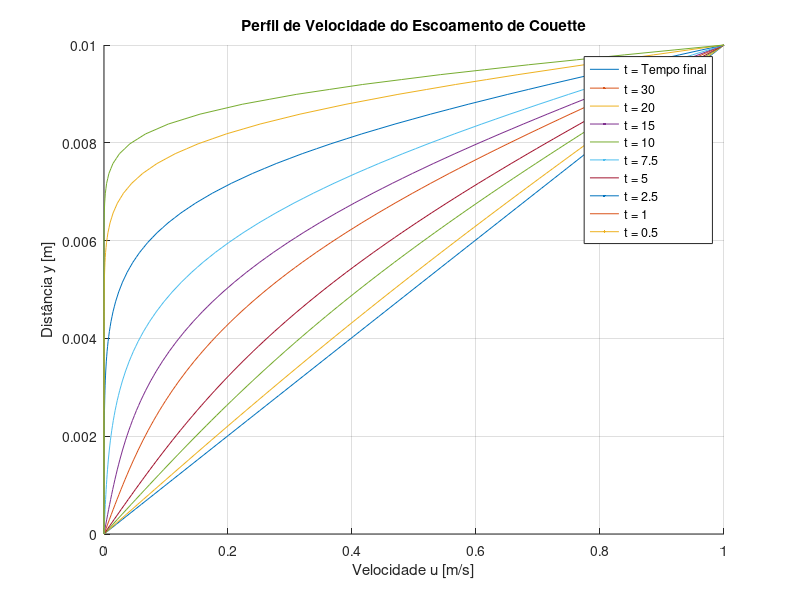
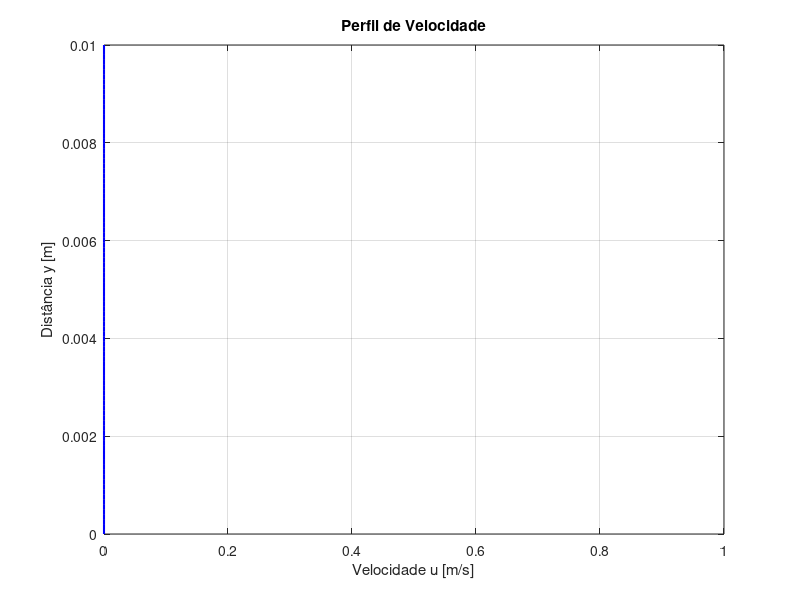

These charts were generated, in order, by the following MATLAB code: (Note: this script raises an error after producing the figures.)
% Solução Explicita do escoamento de Couette plano unidimensional ABEL

clc; clear all; close all;

%% Modelo computacional Explícito:

% Parâmetros de entrada
tic
h = 0.01;     % Distância entre as duas placas [m]
N = 100;      % Numero de nós da malha
Nu = 1e-6;    % Viscosidade cinemática da água [m^2/s]
CFL = 0.5;

% Condições de contorno e de valor inicial

V0 = 0;  %[m/s]
Vf = 1;  %[m/s]
t0 = 0;  %[s]
tf = 60; %[s]

% Criação da malha na extensão do domínio

dy = h/(N-1);          % Distância de um nó ao outro na malha
dt = CFL*(dy^2)/Nu;    % Cálculo do valor do passo de tempo dt (fórmula)
y = linspace (0,h,N);  % Vetor dos intervalos do espaço
Nt = ceil((tf-t0)/dt); % Número total de passos de tempo

% Condição de estabilidade

if dt > CFL*(dy^2)/Nu
    error('O programa não atinge convergência numérica.');
end

%Implementação do modelo matemático

u = zeros(N,Nt); % Pré inicialização da matriz velocidade
u(1,:) = V0;     % Na linha 1 todos elementos são 0
u(N,:) = Vf;     % Na linha N todos os elementos são 1
u(:,1) = t0;     % Coluna 1 todos elementos são igual a 0


%Looping principal que dá resultados de velocidade a cada posição da matriz
for n = 1:Nt-1
    for i=2:N-1
        u(i,n+1) = u(i,n) + Nu*(dt/dy^2)*(u(i+1,n)-2*u(i,n)+u(i-1,n));
        %Obs: Na formula de cima foi necessária uma adaptação pois os
        %valores dos indices devem ser positivos
    end
end

%Isso é para na hora de plotar, o plot ser com a altura da placa
t1 = u(:,ceil(tf/dt));
t2 = u(:,ceil(30/dt));
t3 = u(:,ceil(20/dt));
t4 = u(:,ceil(15/dt));
t5 = u(:,ceil(10/dt));
t6 = u(:,ceil(7.5/dt));
t7 = u(:,ceil(5/dt));
t8 = u(:,ceil(2.5/dt));
t9 = u(:,ceil(1/dt));
t10 = u(:,ceil(0.5/dt));

% Vetor que armazena uma amostra das velocidades na
% posicao N-1 ao longo dos diferentes tempos
evolve = u(N-1,:);

%Vetor com Nt valores
aux = linspace(0,tf,Nt);

%% Plotar resultado

%Evolução dos perfis de velocidade:
% figure('Position', [100 100 1200 500]);
% subplot(1,2,1);
hold on
plot(t1,y,LineWidth=1.5);
plot(t2,y,LineWidth=1.5);
plot(t3,y,LineWidth=1.5);
plot(t4,y,LineWidth=1.5);
plot(t5,y,LineWidth=1.5);
plot(t6,y,LineWidth=1.5);
plot(t7,y,LineWidth=1.5);
plot(t8,y,LineWidth=1.5);
plot(t9,y,LineWidth=1.5);
plot(t10,y,LineWidth=1.5);
legend("t = Tempo final","t = 30","t = 20","t = 15","t = 10", ...
    "t = 7.5","t = 5","t = 2.5","t = 1","t = 0.5",'Location','best');
xlabel('Velocidade u [m/s]');
ylabel('Distância y [m]');
title('Perfil de Velocidade do Escoamento de Couette');
grid on;
axis([0 1 0 0.01]);
hold off

% % Evolução das velocidades na posição N-1 ao longo do tempo
% subplot(1,2,2);
% plot(aux,evolve,LineWidth=1.5);
% grid on;
% xlabel('Tempo total de simulação [s]');
% ylabel('Velocidade u [m/s]');
% title('Evolução da velocidade em um mesmo ponto ao longo dos tempos');

tempo_execucao = toc; % Calcula o tempo de execução
fprintf('Tempo real de execução: %.6f segundos\n', tempo_execucao);

% Animação do perfil de velocidade ao longo do tempo
fig = figure('Name','Animação do Perfil de Velocidade','Position',[100 100 600 500]);

ax  = axes('Parent',fig);
hLn = plot(ax,u(:,1),y,'b','LineWidth',1.5);   % só cria 1 vez
xlabel(ax,'Velocidade u [m/s]');
ylabel(ax,'Distância y [m]');
title(ax,'Perfil de Velocidade');
axis(ax,[0 1 0 h]);
grid(ax,'on');

pauseTime = 0.02;   % 0,15 s ≈ 6–7 fps (ajuste a gosto)

for n = 1:10:Nt
    if ~isvalid(fig); break;
    end
    set(hLn,'XData',u(:,n));  % atualiza a linha
    title(ax,sprintf('Perfil de Velocidade – Tempo = %.2f s',(n)*dt));
    drawnow
    pause(pauseTime);         % controla a velocidade
end

% Animação do perfil de velocidade ao longo do tempo e Gravação MP4

% Configuração do objeto VideoWriter
nome_video = 'Animacao_Escoamento_Couette.mp4';
v = VideoWriter(nome_video, 'MPEG-4');
v.FrameRate = 30; % Define a taxa de quadros (fps). Ajuste conforme a fluidez desejada.
open(v); % Abre o arquivo de vídeo para gravação

fig = figure('Name','Animação do Perfil de Velocidade','Position',[100 100 600 500]);

ax  = axes('Parent',fig);
hLn = plot(ax,u(:,1),y,'b','LineWidth',1.5);   % Inicializa a curva do perfil
xlabel(ax,'Velocidade u [m/s]');
ylabel(ax,'Distância y [m]');
title(ax,'Perfil de Velocidade');
axis(ax,[0 1 0 h]);
grid(ax,'on');

% Note que a função pause() foi removida. O VideoWriter já dita a velocidade 
% do arquivo final a partir do parâmetro v.FrameRate e do salto no loop (1:10:Nt).

for n = 1:10:Nt
    if ~isvalid(fig)
        break; 
    end
    
    set(hLn,'XData',u(:,n));  % Atualiza os dados vetoriais da linha
    title(ax,sprintf('Perfil de Velocidade – Tempo = %.2f s',(n)*dt));
    drawnow;
    
    % Captura o quadro atual da figura e escreve no objeto de vídeo
    frame = getframe(fig);
    writeVideo(v, frame);
end

% Fecha e salva o arquivo de vídeo de forma segura
if isvalid(fig) % Garante que só fecha se a janela não foi fechada abruptamente
    close(v);
    fprintf('Animação salva com sucesso no arquivo: %s\n', nome_video);
end
